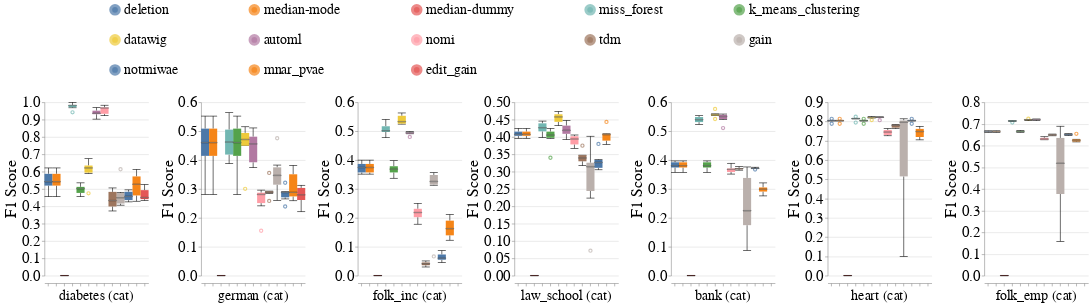

This figure's notebook cell:
### Markdown cell above
### Overall Metrics

### Code cell
create_box_plots_for_diff_imputers_and_datasets_for_mixed_exp(train_injection_scenario='MCAR3',
                                                              test_injection_scenario='MCAR3',
                                                              metric_name='f1_score',
                                                              dataset_to_column_name=DATASET_TO_COLUMN_NAME,
                                                              db_client=db_client,
                                                              without_dummy=False)

### Figure 1 — Vega-Lite specification as saved in the notebook (floating-point values rounded to 4 significant figures; data arrays with more than 128 entries replaced by an {"elided": "..."} marker saying what was removed)
{"config": {"view": {"continuousWidth": 400, "continuousHeight": 300, "stroke": null}, "axis": {"labelFontSize": 26, "labelFontWeight": "normal", "titleFontSize": 28, "titleFontWeight": "normal"}, "facet": {"spacing": 5}, "header": {"labelFontSize": 24, "labelOrient": "bottom", "labelPadding": 5, "titleFontSize": 28}, "legend": {"columns": 5, "direction": "horizontal", "labelFontSize": 24, "labelLimit": 400, "orient": "top", "symbolOffset": 110, "symbolStrokeWidth": 10, "titleAnchor": "middle", "titleFontSize": 26, "titleLimit": 300}, "title": {"fontSize": 28}}, "data": {"name": "data-a64a2e49e1591caf6f4cdb9b06c4acb6"}, "mark": {"type": "boxplot", "median": {"stroke": "black", "strokeWidth": 0.7}, "ticks": true}, "encoding": {"color": {"field": "Null_Imputer_Name", "sort": ["deletion", "median-mode", "median-dummy", "miss_forest", "k_means_clustering", "datawig", "automl", "nomi", "tdm", "gain", "notmiwae"], "title": null, "type": "nominal"}, "column": {"field": "Extended_Dataset_Name", "sort": {"field": "Dataset_Sequence_Number", "order": "ascending"}, "title": null, "type": "nominal"}, "x": {"axis": {"labels": false}, "field": "Null_Imputer_Name", "sort": ["deletion", "median-mode", "median-dummy", "miss_forest", "k_means_clustering", "datawig", "automl", "nomi", "tdm", "gain", "notmiwae"], "title": null, "type": "nominal"}, "y": {"field": "F1_Score", "scale": {"zero": false}, "title": "F1 Score", "type": "quantitative"}}, "resolve": {"scale": {"y": "independent"}}, "width": 180, "$schema": "https://vega.github.io/schema/vega-lite/v4.17.0.json", "datasets": {"data-a64a2e49e1591caf6f4cdb9b06c4acb6": {"elided": "516 records"}}}
